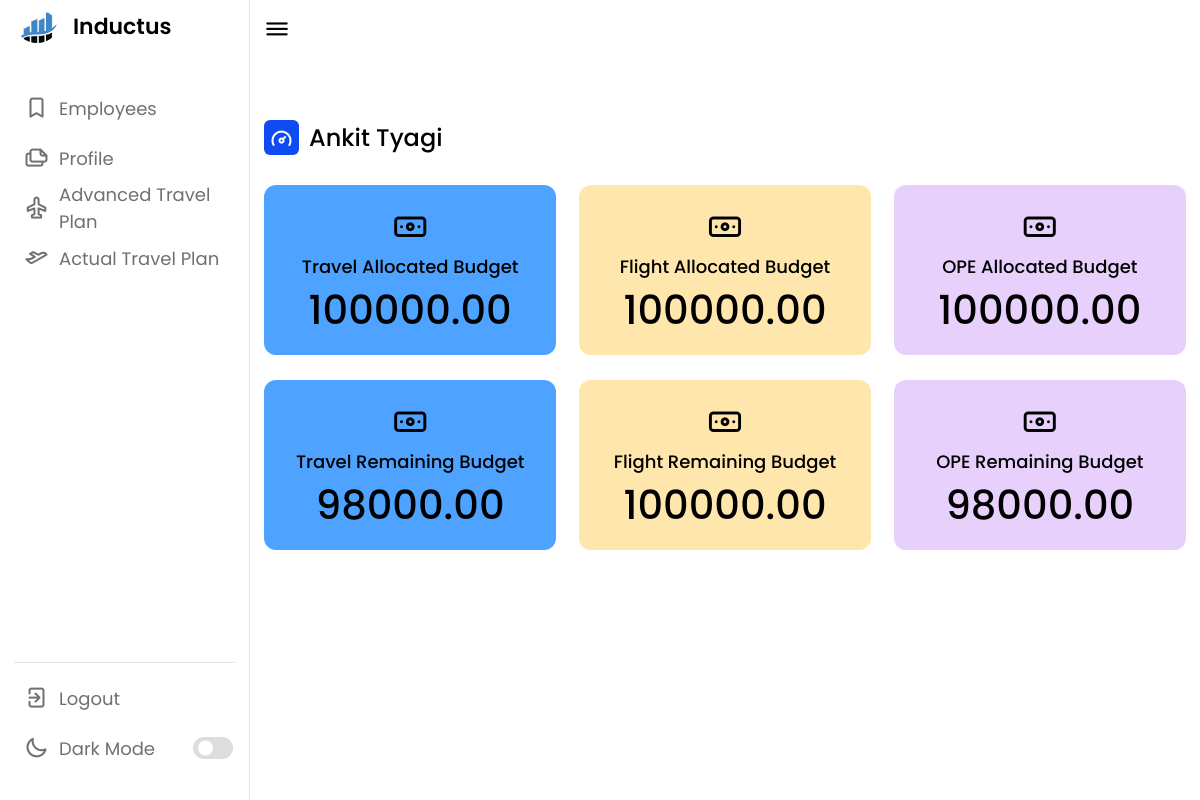
The page /employee/7e06c45b-a5ca-460d-8b0e-29f9c961be03/ (signed in) on the database its author committed.
### base/models.py (models this page shows, shortened)
class Employee(models.Model):
    uuid = models.UUIDField(default = uuid.uuid4,primary_key=True,editable=False)
    Emp_name = models.CharField(max_length=30)
    email = models.EmailField(max_length=50)
    contract_no = models.CharField(unique=True,max_length=15,)
    contract_start_date = models.DateField()
    contract_end_date = models.DateField()
    phone_number = models.CharField(unique=True,max_length=10)
    state = models.CharField(max_length=30)
    duty_station = models.CharField(max_length=40)

class TravelBudget(models.Model):
    uuid = models.UUIDField(default = uuid.uuid4,primary_key=True,editable=False)
    employee = models.ForeignKey(Employee,on_delete=models.CASCADE, null = True)
    allocated_budget = models.DecimalField(decimal_places=2,default = 0,max_digits = 10)
    from_date = models.DateField(null = True)
    to_date = models.DateField(null = True)
    remaining_budget = models.DecimalField(decimal_places=2,default = 0,max_digits = 10)

class FlightBudget(models.Model):
    uuid = models.UUIDField(default = uuid.uuid4,primary_key=True,editable=False)
    employee = models.ForeignKey(Employee,on_delete=models.CASCADE, null = True)
    allocated_budget = models.DecimalField(decimal_places=2,default = 0,max_digits = 10)
    from_date = models.DateField(null = True)
    to_date = models.DateField(null = True)
    remaining_budget = models.DecimalField(decimal_places=2,default = 0,max_digits = 10)

class OPEBudget(models.Model):
    uuid = models.UUIDField(default = uuid.uuid4,primary_key=True,editable=False)
    employee = models.ForeignKey(Employee,on_delete=models.CASCADE, null = True)
    allocated_budget = models.DecimalField(decimal_places=2,default = 0,max_digits = 10)
    from_date = models.DateField(null = True)
    to_date = models.DateField(null = True)
    remaining_budget = models.DecimalField(decimal_places=2,default = 0,max_digits = 10)

### base/views.py (the view)
# urls.py: path('employee/<str:pk>/',EmployeeProfileView,name = "employee"),
@login_required(login_url='login')
def EmployeeProfileView(request,pk):
    flight_budget=0
    travel_budget=0
    ope_budget=0
    employee=0
    remaining_budget_flight = 0
    remaining_budget_ope =0
    remaining_budget_travel = 0
    try:
        employee = Employee.objects.get(uuid=pk)
        flight_budget = FlightBudget.objects.get(employee=employee)
        travel_budget = TravelBudget.objects.get(employee=employee)
        ope_budget = OPEBudget.objects.get(employee=employee)
        remaining_budget_flight = float(flight_budget.allocated_budget) * (0.2)
        remaining_budget_travel = float(travel_budget.allocated_budget) * (0.2)
        remaining_budget_ope = float(ope_budget.allocated_budget) * (0.2)
    except:
        pass
    context = {
        'employee': employee,
        'flight_budget' : flight_budget,
        'travel_budget' : travel_budget,
        'ope_budget' : ope_budget,
        'remaining_budget_flight':remaining_budget_flight,
        'remaining_budget_travel':remaining_budget_travel,
        'remaining_budget_ope':remaining_budget_ope,
    }
    return render(request,"profile.html",context)

### base/templates/profile.html (shortened to what this page needs)
{% load static %}
<!DOCTYPE html>
<html lang="en">
<head>
    <link rel="stylesheet" href="{% static 'style.css' %}">
    <link rel="stylesheet" href="https://unicons.iconscout.com/release/v4.0.0/css/line.css">
</head>
<body>
    <nav>
        <div class="logo-name">
            <div class="logo-image">
                <img src="{% static 'img/logo.png' %}" alt="">
            </div>
            <span class="logo_name">Inductus</span>
        </div>
        <div class="menu-items">
            <ul class="nav-links">
                <li><a href="{% url 'employees' %}">
                    <i class="uil uil-bookmark"></i>
                    <span class="link-name">Employees</span>
                </a></li>
                <li><a href="" target="_self">
                        <i class="uil uil-files-landscapes"></i>
                        <span class="link-name">Profile</span>
                    </a></li>
                    <li><a href="{% url 'atp' employee.uuid %}">
                        <i class="uil uil-plane"></i>
                        <span class="link-name">Advanced Travel Plan</span>
                    </a></li>
                    <li><a href="{%  url 'tp' employee.uuid %}">
                        <i class="uil uil-plane-fly"></i>
                        <span class="link-name">Actual Travel Plan</span>
                    </a></li>
            </ul>
            <ul class="logout-mode">
                <li><a href="{% url 'logout' %}">
                        <i class="uil uil-signout"></i>
                        <span class="link-name">Logout</span>
                    </a></li>
                <li class="mode">
                    <a href="#">
                        <i class="uil uil-moon"></i>
                        <span class="link-name">Dark Mode</span>
                    </a>
                    <div class="mode-toggle">
                        <span class="switch"></span>
                    </div>
                </li>
            </ul>
        </div>
    </nav>
    <section class="dashboard">
        <div class="top">
            <i class="uil uil-bars sidebar-toggle"></i>
        </div>
        <div class="dash-content">
            <div class="overview">
                <div class="activity">
                    <div class="title">
                        <i class="uil uil-tachometer-fast-alt"></i>
                        <span class="text">{{employee.Emp_name}}</span>
                    </div>
                    <div class="boxes">
                        <div class="box box1">
                            <i class="uil uil-money-bill"></i>
                            <span class="text">Travel Allocated Budget </span>
                            {% if travel_budget == 0  %}
                            <span class="number">0</span>
                            {% else %}
                            <span class="number">{{travel_budget.allocated_budget}}</span>
                            {% endif %}
                        </div>
                        <div class="box box2">
                            <i class="uil uil-money-bill"></i>
                            <span class="text">Flight Allocated Budget</span>
                            {% if flight_budget == 0  %}
                            <span class="number">0</span>
                            {% else %}
                            <span class="number">{{flight_budget.allocated_budget}}</span>
                            {% endif %}
                        </div>
                        <div class="box box3">
                            <i class="uil uil-money-bill"></i>
                            <span class="text">OPE Allocated Budget</span>
                            {% if ope_budget == 0  %}
                            <span class="number">0</span>
                            {% else %}
                            <span class="number">{{ope_budget.allocated_budget}}</span>
                            {% endif %}
                        </div>
                    </div>
<br>
                    <div class="boxes">
                        {% if travel_budget.remaining_budget <= remaining_budget_travel %}
                        <div class="box box1" style="background-color: red;">
                            <i class="uil uil-money-bill"></i>
                            <span class="text">Travel Remaining Budget </span>
                            {% if travel_budget == 0  %}
                            <span class="number">0</span>
                            {% else %}
                            <span class="number">{{travel_budget.remaining_budget}}</span>
                            {% endif %}
                        </div>
                        {% else %}
                        <div class="box box1">
                            <i class="uil uil-money-bill"></i>
                            <span class="text">Travel Remaining Budget </span>
                            {% if travel_budget == 0  %}
                            <span class="number">0</span>
                            {% else %}
                            <span class="number">{{travel_budget.remaining_budget}}</span>
                            {% endif %}
                        </div>
                        {% endif %}
                        {% if flight_budget.remaining_budget <= remaining_budget_flight %}
                        <div class="box box2" style="background-color: red;">
                            <i class="uil uil-money-bill"></i>
                            <span class="text">Flight Remaining Budget </span>
                            {% if flight_budget == 0  %}
                            <span class="number">0</span>
                            {% else %}
                            <span class="number">{{flight_budget.remaining_budget}}</span>
                            {% endif %}
                        </div>
                        {% else %}
                        <div class="box box2" ">
                            <i class="uil uil-money-bill"></i>
                            <span class="text">Flight Remaining Budget </span>
                            {% if flight_budget == 0  %}
                            <span class="number">0</span>
                            {% else %}
                            <span class="number">{{flight_budget.remaining_budget}}</span>
                            {% endif %}
                        </div>
                        {% endif %}
                        {% if ope_budget.remaining_budget <= remaining_budget_ope %}
                        <div class="box box3">
                            <i class="uil uil-money-bill"></i>
                            <span class="text">OPE Remaining Budget </span>
                            {% if ope_budget == 0  %}
                            <span class="number">0</span>
                            {% else %}
                            <span class="number">{{ope_budget.remaining_budget}}</span>
                            {% endif %}
                        </div>
                        {% else %}
                        <div class="box box3">
                            <i class="uil uil-money-bill"></i>
                            <span class="text">OPE Remaining Budget </span>
                            {% if ope_budget == 0  %}
                            <span class="number">0</span>
                            {% else %}
                            <span class="number">{{ope_budget.remaining_budget}}</span>
                            {% endif %}
                        </div>
                       {% endif %}
                        </div>
                    </div>
                    </div>
                    </div>
    </section>
</body>
</html>

### static/style.css (style rules this page uses)
* { margin: 0; padding: 0; box-sizing: border-box; font-family: 'Poppins', sans-serif; }
:root { --primary-color: #0E4BF1; --panel-color: #FFF; --text-color: #000; --black-light-color: #707070; --border-color: #e6e5e5; --toggle-color: #DDD; --box1-color: #4DA3FF; --box2-color: #FFE6AC; --box3-color: #E7D1FC; --title-icon-color: #fff; --tran-05: all 0.5s ease; --tran-03: all 0.3s ease; --tran-03: all 0.2s ease; }
body { min-height: 100vh; background-color: var(--primary-color); }
nav { position: fixed; top: 0; left: 0; height: 100%; width: 250px; padding: 10px 14px; background-color: var(--panel-color); border-right: 1px solid var(--border-color); transition: var(--tran-05); }
nav .logo-name { display: flex; align-items: center; }
nav .logo-image { display: flex; justify-content: center; min-width: 45px; }
nav .logo-image img { width: 40px; object-fit: cover; border-radius: 50%; }
nav .logo-name .logo_name { font-size: 22px; font-weight: 600; color: var(--text-color); margin-left: 14px; transition: var(--tran-05); }
nav .menu-items { margin-top: 40px; height: calc(100% - 90px); display: flex; flex-direction: column; justify-content: space-between; }
.menu-items li { list-style: none; }
.menu-items li a { display: flex; align-items: center; height: 50px; text-decoration: none; position: relative; }
.menu-items li a i { font-size: 24px; min-width: 45px; height: 100%; display: flex; align-items: center; justify-content: center; color: var(--black-light-color); }
.menu-items li a .link-name { font-size: 18px; font-weight: 400; color: var(--black-light-color); transition: var(--tran-05); }
.menu-items .logout-mode { padding-top: 10px; border-top: 1px solid var(--border-color); }
.menu-items .mode { display: flex; align-items: center; white-space: nowrap; }
.menu-items .mode-toggle { position: absolute; right: 14px; height: 50px; min-width: 45px; display: flex; align-items: center; justify-content: center; cursor: pointer; }
.mode-toggle .switch { position: relative; display: inline-block; height: 22px; width: 40px; border-radius: 25px; background-color: var(--toggle-color); }
.switch:before { content: ""; position: absolute; left: 5px; top: 50%; transform: translateY(-50%); height: 15px; width: 15px; background-color: var(--panel-color); border-radius: 50%; transition: var(--tran-03); }
.dashboard { position: relative; left: 250px; background-color: var(--panel-color); min-height: 100vh; width: calc(100% - 250px); padding: 10px 14px; transition: var(--tran-05); }
.dashboard .top { position: fixed; top: 0; left: 250px; display: flex; width: calc(100% - 250px); justify-content: space-between; align-items: center; padding: 10px 14px; background-color: var(--panel-color); transition: var(--tran-05); z-index: 10; }
.dashboard .top .sidebar-toggle { font-size: 26px; color: var(--text-color); cursor: pointer; }
.dashboard .dash-content { padding-top: 50px; }
.dash-content .title { display: flex; align-items: center; margin: 60px 0 30px 0; }
.dash-content .title i { position: relative; height: 35px; width: 35px; background-color: var(--primary-color); border-radius: 6px; color: var(--title-icon-color); display: flex; align-items: center; justify-content: center; font-size: 24px; }
.dash-content .title .text { font-size: 24px; font-weight: 500; color: var(--text-color); margin-left: 10px; }
.dash-content .boxes { display: flex; align-items: center; justify-content: space-between; flex-wrap: wrap; }
.dash-content .boxes .box { display: flex; flex-direction: column; align-items: center; border-radius: 12px; width: calc(100% / 3 - 15px); padding: 15px 20px; background-color: var(--box1-color); transition: var(--tran-05); }
.boxes .box i { font-size: 35px; color: var(--text-color); }
.boxes .box .text { white-space: nowrap; font-size: 18px; font-weight: 500; color: var(--text-color); }
.boxes .box .number { font-size: 40px; font-weight: 500; color: var(--text-color); }
.boxes .box.box2 { background-color: var(--box2-color); }
.boxes .box.box3 { background-color: var(--box3-color); }

### rows shown on the page
Employee: Emp_name "Ankit Tyagi"
TravelBudget: allocated_budget "100000.00", remaining_budget "98000.00"
FlightBudget: allocated_budget "100000.00", remaining_budget "100000.00"
OPEBudget: allocated_budget "100000.00", remaining_budget "98000.00"
